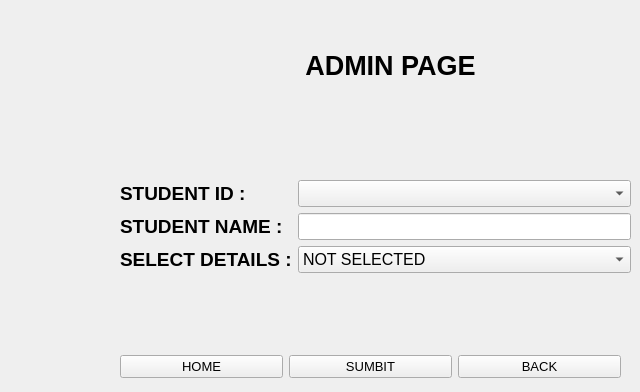
   <widget class="QWidget" name="page_4">
    <widget class="QLabel" name="label_10">
     <property name="geometry">
      <rect>
       <x>190</x>
       <y>30</y>
       <width>401</width>
       <height>71</height>
      </rect>
     </property>
     <property name="styleSheet">
      <string notr="true">color: rgb(0, 0, 0);</string>
     </property>
     <property name="text">
      <string>&lt;html&gt;&lt;head/&gt;&lt;body&gt;&lt;p align=&quot;center&quot;&gt;&lt;span style=&quot; font-size:20pt; font-weight:700;&quot;&gt;ADMIN PAGE&lt;/span&gt;&lt;/p&gt;&lt;/body&gt;&lt;/html&gt;</string>
     </property>
    </widget>
    <widget class="QLabel" name="label_12">
     <property name="geometry">
      <rect>
       <x>210</x>
       <y>150</y>
       <width>131</width>
       <height>20</height>
      </rect>
     </property>
     <property name="text">
      <string/>
     </property>
    </widget>
    <widget class="QWidget" name="formLayoutWidget_2">
     <property name="geometry">
      <rect>
       <x>120</x>
       <y>180</y>
       <width>511</width>
       <height>115</height>
      </rect>
     </property>
     <layout class="QFormLayout" name="formLayout_2">
      <item row="2" column="0">
       <widget class="QLabel" name="label_13">
        <property name="font">
         <font>
          <pointsize>12</pointsize>
         </font>
        </property>
        <property name="styleSheet">
         <string notr="true">color: rgb(0, 0, 0);</string>
        </property>
        <property name="text">
         <string>&lt;html&gt;&lt;head/&gt;&lt;body&gt;&lt;p&gt;&lt;span style=&quot; font-size:14pt; font-weight:700;&quot;&gt;SELECT DETAILS :&lt;/span&gt;&lt;/p&gt;&lt;/body&gt;&lt;/html&gt;</string>
        </property>
       </widget>
      </item>
      <item row="2" column="1">
       <widget class="QComboBox" name="comboBox">
        <property name="font">
         <font>
          <pointsize>12</pointsize>
         </font>
        </property>
        <property name="styleSheet">
         <string notr="true">color: rgb(0, 0, 0);</string>
        </property>
        <item>
         <property name="text">
          <string>NOT SELECTED</string>
         </property>
        </item>
        <item>
         <property name="text">
          <string>NAME</string>
         </property>
        </item>
        <item>
         <property name="text">
          <string>ADDRESS</string>
         </property>
        </item>
        <item>
         <property name="text">
          <string>CONTACT NUMBER</string>
         </property>
        </item>
        <item>
         <property name="text">
          <string>EMAIL</string>
         </property>
        </item>
        <item>
         <property name="text">
          <string>PASSWORD</string>
         </property>
        </item>
        <item>
         <property name="text">
          <string/>
         </property>
        </item>
       </widget>
      </item>
      <item row="0" column="0">
       <widget class="QLabel" name="label_11">
        <property name="font">
         <font>
          <pointsize>12</pointsize>
         </font>
        </property>
        <property name="styleSheet">
         <string notr="true">color: rgb(0, 0, 0);</string>
        </property>
        <property name="text">
         <string>&lt;html&gt;&lt;head/&gt;&lt;body&gt;&lt;p&gt;&lt;span style=&quot; font-size:14pt; font-weight:700;&quot;&gt;STUDENT ID :&lt;/span&gt;&lt;/p&gt;&lt;/body&gt;&lt;/html&gt;</string>
        </property>
       </widget>
      </item>
      <item row="0" column="1">
       <layout class="QHBoxLayout" name="horizontalLayout">
        <item>
         <widget class="QComboBox" name="comboBox_2">
          <property name="font">
           <font>
            <pointsize>12</pointsize>
           </font>
          </property>
          <property name="styleSheet">
           <string notr="true">color: rgb(0, 0, 0);</string>
          </property>
         </widget>
        </item>
       </layout>
      </item>
      <item row="1" column="0">
       <widget class="QLabel" name="label_21">
        <property name="font">
         <font>
          <pointsize>12</pointsize>
         </font>
        </property>
        <property name="styleSheet">
         <string notr="true">color: rgb(0, 0, 0);</string>
        </property>
        <property name="text">
         <string>&lt;html&gt;&lt;head/&gt;&lt;body&gt;&lt;p&gt;&lt;span style=&quot; font-size:14pt; font-weight:700;&quot;&gt;STUDENT NAME :&lt;/span&gt;&lt;/p&gt;&lt;/body&gt;&lt;/html&gt;</string>
        </property>
       </widget>
      </item>
      <item row="1" column="1">
       <widget class="QLineEdit" name="lineEdit_6">
        <property name="font">
         <font>
          <pointsize>12</pointsize>
         </font>
        </property>
        <property name="styleSheet">
         <string notr="true">color: rgb(0, 0, 0);</string>
        </property>
       </widget>
      </item>
     </layout>
    </widget>
    <widget class="QWidget" name="layoutWidget_4">
     <property name="geometry">
      <rect>
       <x>120</x>
       <y>350</y>
       <width>501</width>
       <height>33</height>
      </rect>
     </property>
     <layout class="QHBoxLayout" name="horizontalLayout_2">
      <item>
       <widget class="QPushButton" name="home4">
        <property name="font">
         <font>
          <pointsize>10</pointsize>
         </font>
        </property>
        <property name="styleSheet">
         <string notr="true">color: rgb(0, 0, 0);</string>
        </property>
        <property name="text">
         <string>HOME</string>
        </property>
       </widget>
      </item>
      <item>
       <widget class="QPushButton" name="summit">
        <property name="font">
         <font>
          <pointsize>10</pointsize>
         </font>
        </property>
        <property name="styleSheet">
         <string notr="true">color: rgb(0, 0, 0);</string>
        </property>
        <property name="text">
         <string>SUMBIT</string>
        </property>
       </widget>
      </item>
      <item>
       <widget class="QPushButton" name="back3_2">
        <property name="font">
         <font>
          <pointsize>10</pointsize>
         </font>
        </property>
        <property name="styleSheet">
         <string notr="true">color: rgb(0, 0, 0);</string>
        </property>
        <property name="text">
         <string>BACK</string>
        </property>
       </widget>
      </item>
     </layout>
    </widget>
   </widget>
